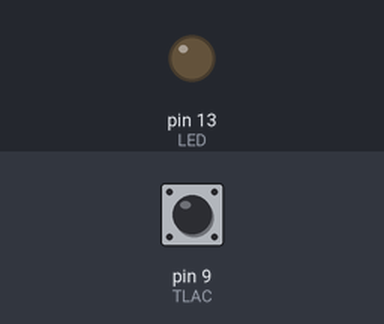
Bench run of a sketch on a simulated Arduino Uno, built with avr-gcc and run on an emulated ATmega328P. Shown: output pins drawn as LEDs (lit = HIGH). Dashed ring = blinking. The test bench sets the inputs (shaded band); at power-on: pin 9 (TLAC) HIGH.

Above: at 1.2 s.
1.3 s: pin 9 (TLAC) pulsed LOW 5 times (0.12 s each, 0.3 s apart)
At 1.57 s:
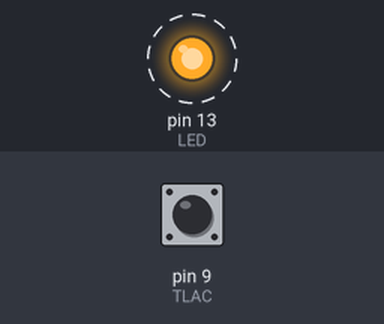
At 3.6 s:
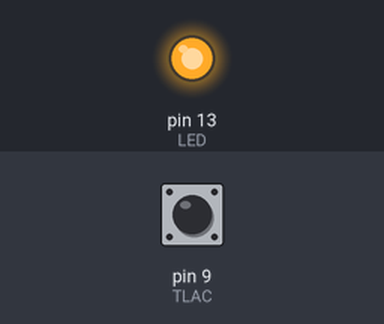
Timing chart, 0 to 5.1 s (numbered marks = the images above; inputs shaded):
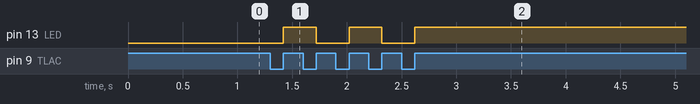

Measured:
- after the input at 1.3 s, pin 13 (LED): alternates HIGH for 0.30 s and LOW for 0.30 s, 5 changes in all, then stays HIGH, starting after 0.12 s

The sketch:

Aktivita_4.3.ino
```cpp
const int LED = 13;
const int TLAC = 9;
int zapnuto = 0;
int stisk = 0;

void setup() {
  pinMode(9, INPUT);
  pinMode(13, OUTPUT);
}

void loop() {
  if (digitalRead(TLAC) == LOW) {
    stisk = 1;
  }
  if (stisk == 1 && digitalRead(TLAC) == HIGH) {
    stisk = 0;
    if (zapnuto == 1) {
      zapnuto = 0;
    } else if (zapnuto == 0) {
      zapnuto = 1;
    }
  }

  if (zapnuto == 1 ) {
    digitalWrite (LED, HIGH);
  } else {
    digitalWrite (LED, LOW);
  }
}
```
